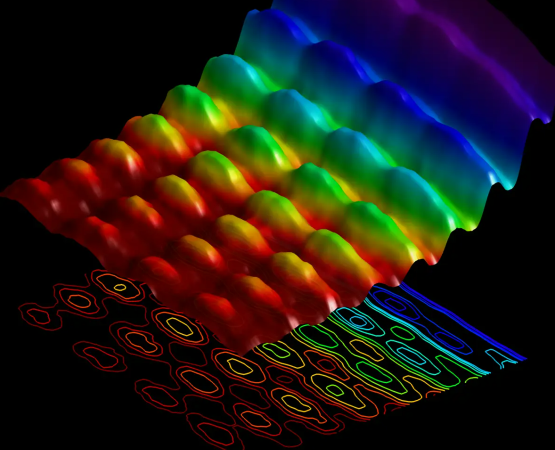
//> input picture images/light.png, 1109 x 899 px (shown at 1/2 size)
$ ./11_contours ../../images/light.png   (built with g++ and OpenCV 4)
//> lines starting //> are read from the running program, lines starting //| are printed output that depends on the picture; after the words box and inside, x2 and y2 are one past the last pixel; in counts of white or black regions, pixels touching at a corner belong together
#include "opencv2/imgcodecs.hpp"
#include "opencv2/highgui.hpp"
#include "opencv2/imgproc.hpp"
#include <iostream>

using namespace cv;
using namespace std;

Mat src_gray;
int thresh = 100;
RNG rng(12345);

void thresh_callback(int, void *);

int main(int argc, char **argv)
{
    // CommandLineParser parser( argc, argv, "{@input | HappyFish.jpg | input image}" );
    // Mat src = imread( samples::findFile( parser.get<String>( "@input" ) ) );
    std::string image_path = "D:/opencv-cpp/images/light.png";
    cv::Mat src = cv::imread(image_path, cv::IMREAD_COLOR);
//> src is the input picture: 899 rows x 1109 cols, CV_8UC3; mean B, G, R 22, 27.3, 33.3
    cv::resize(src, src, cv::Size(600, 600));
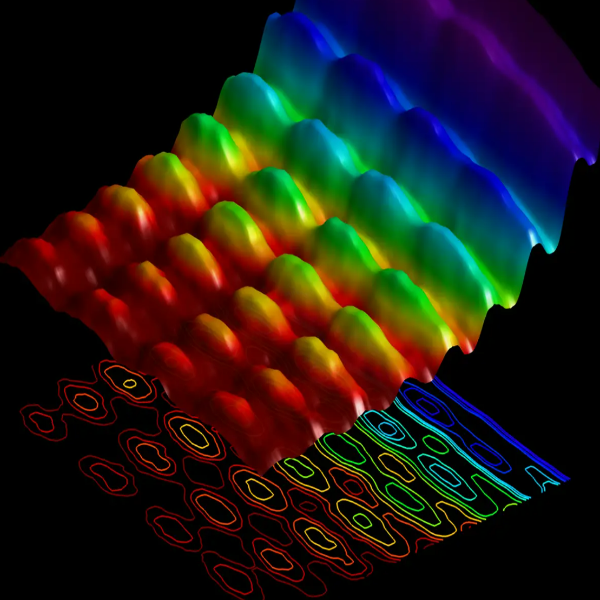
//> src: 600 rows x 600 cols, CV_8UC3; mean B, G, R 21.9, 27.3, 33.2
    if (src.empty())
    {
        cout << "Could not open or find the image!\n"
             << endl;
        cout << "Usage: " << argv[0] << " <Input image>" << endl;
        return -1;
    }

    cvtColor(src, src_gray, COLOR_BGR2GRAY);
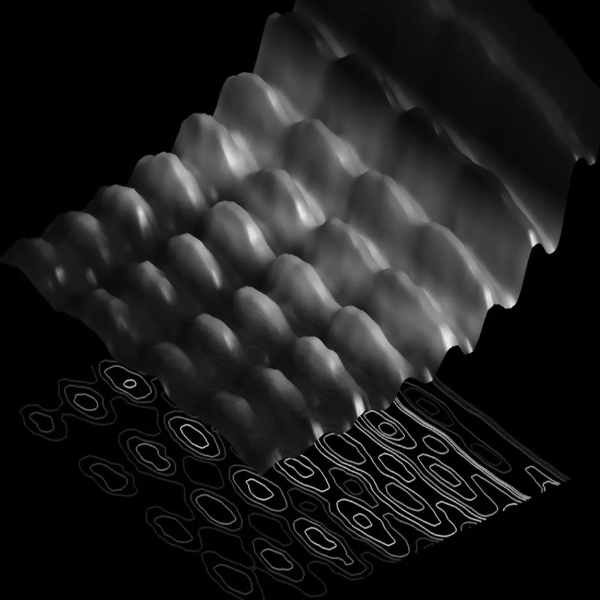
//> src_gray: 600 rows x 600 cols, CV_8UC1; min 0, max 237, mean 28.5
    blur(src_gray, src_gray, Size(3, 3));

    const char *source_window = "Source";
    namedWindow(source_window);
    imshow(source_window, src);

    const int max_thresh = 255;
    createTrackbar("Canny thresh:", source_window, &thresh, max_thresh, thresh_callback);
    thresh_callback(0, 0);

    waitKey();
    return 0;
}

void thresh_callback(int, void *)
{
    Mat canny_output;
    Canny(src_gray, canny_output, thresh, thresh * 2);
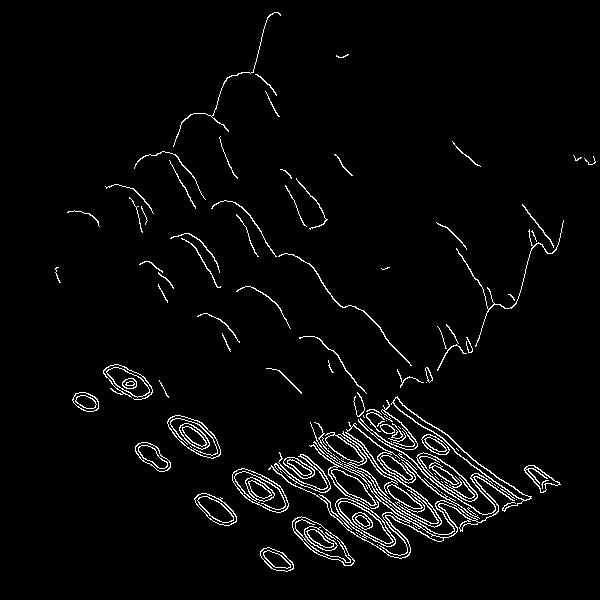
//> canny_output: 600 rows x 600 cols, CV_8UC1; 3.3% white in thin lines or dots, all inside (x1, y1, x2, y2) = (55, 12, 596, 572)

    vector<vector<Point>> contours;
    vector<Vec4i> hierarchy;
    findContours(canny_output, contours, hierarchy, RETR_TREE, CHAIN_APPROX_SIMPLE);
//> contours = 194 contours, 90 with area under 20; largest, box (x1, y1, x2, y2) and area: (232, 468, 289, 513) 1425, (232, 468, 289, 513) 1386, (292, 516, 355, 566) 1380, (335, 498, 396, 547) 1354, (292, 516, 355, 566) 1342

    Mat drawing = Mat::zeros(canny_output.size(), CV_8UC3);
    for (size_t i = 0; i < contours.size(); i++)
    {
        Scalar color = Scalar(rng.uniform(0, 256), rng.uniform(0, 256), rng.uniform(0, 256));
        drawContours(drawing, contours, (int)i, color, 2, LINE_8, hierarchy, 0);
    }
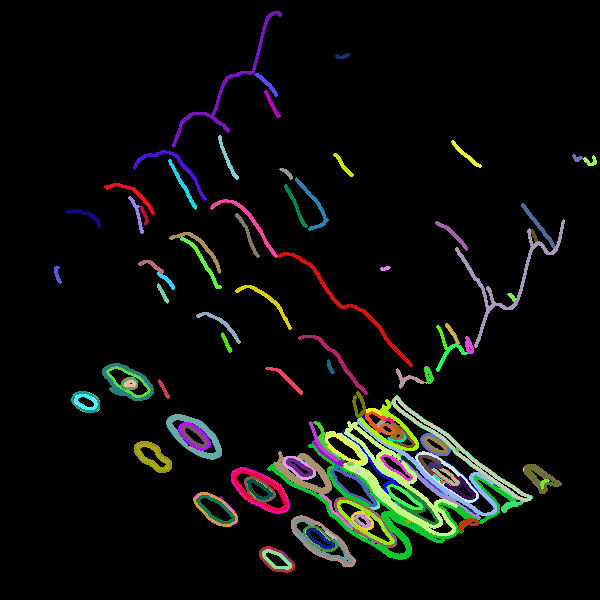
//> drawing: 600 rows x 600 cols, CV_8UC3; mean B, G, R 11.3, 13.7, 12.6

    imshow("Contours", drawing);
}
